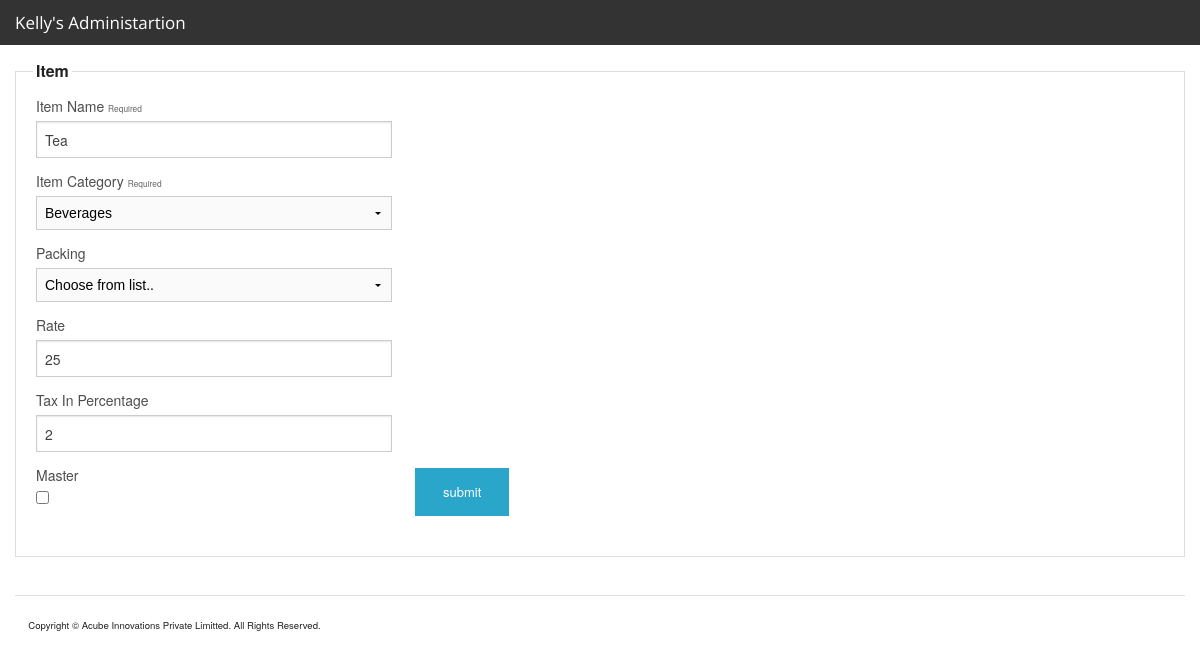
The page /admin/item.php?id=1 (signed in) on the database its author committed.
### tables this page shows
CREATE TABLE IF NOT EXISTS `items` (
  `id` int(11) NOT NULL AUTO_INCREMENT,
  `name` varchar(255) NOT NULL,
  `item_category_id` int(11) NOT NULL,
  `rate` double NOT NULL,
  `tax` double NOT NULL,
  `status_id` int(11) NOT NULL,
  `from_master_kitchen` tinyint(1) NOT NULL DEFAULT '0',
  `packing_id` int(11) NOT NULL,
  PRIMARY KEY (`id`),
  KEY `packing_id` (`packing_id`)
);

CREATE TABLE IF NOT EXISTS `item_categories` (
  `id` int(11) NOT NULL AUTO_INCREMENT,
  `name` varchar(255) NOT NULL,
  `status_id` int(11) NOT NULL,
  `parent_id` int(11) DEFAULT NULL COMMENT 'Category may have valid parent category',
  PRIMARY KEY (`id`)
);

### include/class/class_page/class_page.php (called while the page is built, shortened)
<?php
class Page {
	var $connection_list = array();
	var $conf_list = array();
	var $menuconf_list = array();
	var $class_list = array();
	var $function_list = array();
	var $root_path='./';
	var $module_path='modules/';
	var $module = "" ;
	var $style='';
	var $script='';
	var $print_page='';
	function display(){
		$debug_output .= ob_get_contents();
		if(count($this->conf_list) > 0){
			foreach ($this->conf_list as $conf_file){
				$debug_output .= ob_get_contents();
			}
		}
		if(count($this->connection_list) > 0){
			foreach ($this->connection_list as $connection_file){
				$debug_output .= ob_get_contents();
			}
		}
		if(count($this->menuconf_list) > 0){
			foreach ($this->menuconf_list as $menuconf_file){
				$debug_output .= ob_get_contents();
			}
		}
		if(count($this->function_list) > 0){
			foreach ($this->function_list as $function_file){
				$debug_output .= ob_get_contents();
			}
		}
		if(trim($this->module) != ""){
			$debug_output .= ob_get_contents();
		}
		if(count($this->class_list) > 0){
			foreach ($this->class_list as $class_file){
				$debug_output .= ob_get_contents();
				$debug_output .= ob_get_contents();
			}
		}
		if(trim($this->module) != ""){
			$filename = $this->root_path.$this->module_path.$this->module."/style.css";
			if (file_exists( $filename)) {
				$this->style.='<link rel="stylesheet" type="text/css" href="'.$filename.'">';
			}else{
				$debug_output .= 'File :: '.$filename ." not exists <br/>";
			}
			$filename = $this->root_path.$this->module_path.$this->module."/script.js";
			if (file_exists($filename)) {
				$this->script.='<script src="'.$filename.'" language="JavaScript" type="text/JavaScript"></script>';
			}else{
				$debug_output .= 'File :: '.$filename ." not exists. <br/>";
			}
		}
		if(trim($this->module) != ""){
			$filename = $this->root_path.$this->module_path.$this->module."/functions.php";
			if (file_exists($filename)) {
				ob_start();
				include($filename);
				$this->print_page .= ob_get_contents();
				ob_end_clean();
			}else{
				$debug_output .= ob_get_contents();
			}
			$filename = $this->root_path.$this->module_path.$this->module."/code.php";
			if (file_exists($filename)) {
				include($filename);
				$this->print_page .= ob_get_contents();
			}else{
				ob_start();
				echo 'File :: '.$filename ." not exists. <br/>";
				$debug_output .= ob_get_contents();
				ob_end_clean();
			}
			$filename = $this->root_path.$this->module_path.$this->module."/style.php";
			if (file_exists($filename)) {
				ob_start();
				include($filename);
				$this->style.='<style>';
				$this->style .= ob_get_contents();
				$this->style.='</style>';
				ob_end_clean();
			}else{
				$debug_output .='File :: '.$filename ." not exists. <br/>";
			}
						$filename = $this->root_path.$this->module_path.$this->module."/script.php";
			if (file_exists($filename)) {
				ob_start();
				include($filename);
				$this->script.='<script language="JavaScript" type="text/JavaScript">';
				$this->script .= ob_get_contents();
				$this->script.='</script>';
				ob_end_clean();
			}else{
				$debug_output .='File :: '.$filename ." not exists. <br/>";
			}
			$filename = $this->root_path.$this->module_path.$this->module."/view.php";
			if (file_exists($filename)) {
				include($filename);
				$this->print_page .= ob_get_contents();
			}else{
				ob_start();
				echo 'File :: '.$filename ." not exists. <br/>";
				$debug_output .= ob_get_contents();
				ob_end_clean();
			}
		}
	}
}
?>

### admin/item.php (called while the page is built, shortened)
<?php session_start();
require(ROOT_PATH.'include/class/class_page/class_page.php');
$page = new Page;
	$page->root_path = ROOT_PATH;
	$page->current_url = $current_url;
	$page->title = "Acube MVC";
	$page->page_name = 'index';
	$page->layout = 'restaurant.html';
    $page->conf_list = array("conf.php");
    $page->menuconf_list = array("menu_conf.php");
	$page->connection_list = array("connection.php");
	$page->function_list = array("functions.php");
	$page->class_list = array("class_item.php","class_itemcategory.php", "class_packing.php");
	$page->access_list = array("ADMINISTRATOR");
    $index=0;
    $content_list[$index]['file_name']='admin/inc_right_menu.php';
    $content_list[$index]['var_name']='right_menu';
	$page->content_list = $content_list;
	$page->module_path = 'modules/item/';
    $page->module = 'update';
	$page->display();
?>

### modules/item/update/code.php (called while the page is built, shortened)
<?php
$item=new item($myconnection);
$item->connection=$myconnection;
$item_category=new ItemCategory($myconnection);
$item_category->connection=$myconnection;
$arr_item_category=$item_category->get_list_array();
$packing=new Packing($myconnection);
$packing->connection=$myconnection;
$arr_packing=$packing->get_list_array();
	if(isset($_GET['id'])){
		$item->id=$_GET['id'];
		$item->get_details();
	}
?>

### include/class/class_item/class_item.php (called while the page is built, shortened)
<?php
Class item{
	var $connection ="";
	var $id  =  gINVALID;
function get_details()
{
	if($this->id >0){
		$strSQL = "SELECT id,name,item_category_id,rate,tax,status_id,packing_id, from_master_kitchen FROM items WHERE id = '".$this->id."'";
		$rsRES	= mysql_query($strSQL,$this->connection) or die(mysql_error().$strSQL);
		 if(mysql_num_rows($rsRES) > 0){
			$user 	= mysql_fetch_assoc($rsRES);
			$this->id 		= $user['id'];
			$this->name 	= $user['name'];
			$this->item_category_id= $user['item_category_id'];
			$this->rate= $user['rate'];
			$this->tax= $user['tax'];
			$this->packing_id = $user['packing_id'];
			$this->from_master_kitchen= $user['from_master_kitchen'];
			return true;
			}else{
			return false;
			}
			}else{
			return false;
			}
}
}
?>

### include/class/class_itemcategory/class_itemcategory.php (called while the page is built, shortened)
<?php
class ItemCategory{
	var  $connection;
function get_list_array($start_record = 0,$max_records = 25){
	$item_category = array();$i=0;
		$strSQL = "SELECT id,name,status_id,parent_id FROM item_categories";
		$rsRES = mysql_query($strSQL,$this->connection) or die(mysql_error(). $strSQL );
		if ( mysql_num_rows($rsRES) > 0 )
					{
					while ( list ($id,$name,$status_id,$parent_id) = mysql_fetch_row($rsRES) ){
						$item_category[$i]["id"] =  $id;
						$item_category[$i]["name"] = $name;
						$item_category[$i]["status_id"] = $status_id;
						$item_category[$i]["parent_id"] = $parent_id;
						$i++;
           		 	}
            return $item_category;
       		}else{
			$this->error_number = 4;
			$this->error_description="Can't list item";
			return false;
    			}
}
	}

### include/class/class_packing/class_packing.php (called while the page is built, shortened)
<?php
class Packing {
    var $connection;
function get_list_array(){
    $cities = array();$i=0;
    $strSQL = "SELECT * FROM packing";
    $rsRES = mysql_query($strSQL,$this->connection) or die(mysql_error(). $strSQL );
    if ( mysql_num_rows($rsRES) > 0 ){
        while ( list ($id,$name,$rate) = mysql_fetch_row($rsRES) ){
            $packing[$i]["id"] =  $id;
            $packing[$i]["name"] = $name;
            $packing[$i]["rate"] = $rate;
            $i++;
        }
        return $packing;
    }else{
    $this->error_number = 4;
    $this->error_description="Can't list packing";
    return false;
    }
}
}
?>

### include/conf/conf.php (called while the page is built, shortened)
<?php
$g_obj_select_default_text = "Choose from list..";
?>

### include/functions/functions.php (the view, shortened to what this page needs)
<?php
function populate_list_array($objname, $array_list, $value_array, $display_array, $defaultvalue=-1,$disable=false){
GLOBAL $g_obj_select_default_text;
?>
<select  name="<?php echo $objname; ?>" <?php if ($disable == true){?> disabled="true"<?php } ?> >
	<option selected="selected" value="-1"><?php echo $g_obj_select_default_text ?></option>
	<?php foreach ($array_list as $value) { ?><option <?php if( $defaultvalue == $value[$value_array]){ ?> selected="selected"<?php } ?> value="<?php echo $value[$value_array]; ?>"><?php echo $value[$display_array]; ?></option>
	<?php }  ?>
</select>
<?php }
?>

### modules/item/update/view.php (shortened to what this page needs)
	<form data-abide target="_self" method="post" action="" name="frmlogin">
	<fieldset>
    <legend>Item</legend>
	<div class="row">
		<div class="large-4 columns">
		   <label for="Itemname">Item Name <small>required</small></label>
		  <input placeholder=""  required pattern="[a-zA-Z]+"  type="text" name="name" value="<?php echo $item->name; ?>"/ >
		</div>
	</div>
	<div class="row">
		<div class="large-4 columns">
		  <label for="listitemcat">Item Category <small>required</small></label>
		<td><?php echo populate_list_array("lisitemcategory", $arr_item_category, 'id','name', $item->item_category_id,$disable=false);?></td>
		</div>
	</div>
	<div class="row">
		<div class="large-4 columns">
		  <label for="lstpacking">Packing </label>
		<td><?php echo populate_list_array("lstpacking", $arr_packing, 'id','name', $item->packing_id,$disable=false);?></td>
		</div>
	</div>
<div class="row">
		<div class="large-4 columns">
			<label for="rate">Rate </label>
		  <input placeholder=""  type="text" name="rate" value="<?php echo $item->rate; ?>" id= "name"/ >
		</div>
	</div>
  <div class="row">
		<div class="large-4 columns">
		   <label for="Tax">Tax In Percentage</label>
		  <input placeholder=""  type="text" name="tax" value="<?php echo $item->tax;?>" id= "name"/ >
		</div>
	</div>
  <div class="row">
	<div class="large-4 columns">
   			<label for="chkmaster">Master </label>
   			<input id="chk" type="checkbox" value="1" name="chkmaster"  <?php if($item->from_master_kitchen == 1) {?>checked="checked" <?php } ?>>
 			 </div>
		<div class="row">
		<div class="large-4 columns">
			<input class="small button" value="submit" type="submit" name="submit" >
		</div>
	</fieldset>
</form>

### rows shown on the page
items: name "Tea", lisitemcategory "Beverages", rate "25", tax "2"

### other values the page prints
form field lstpacking "Choose from list.."
